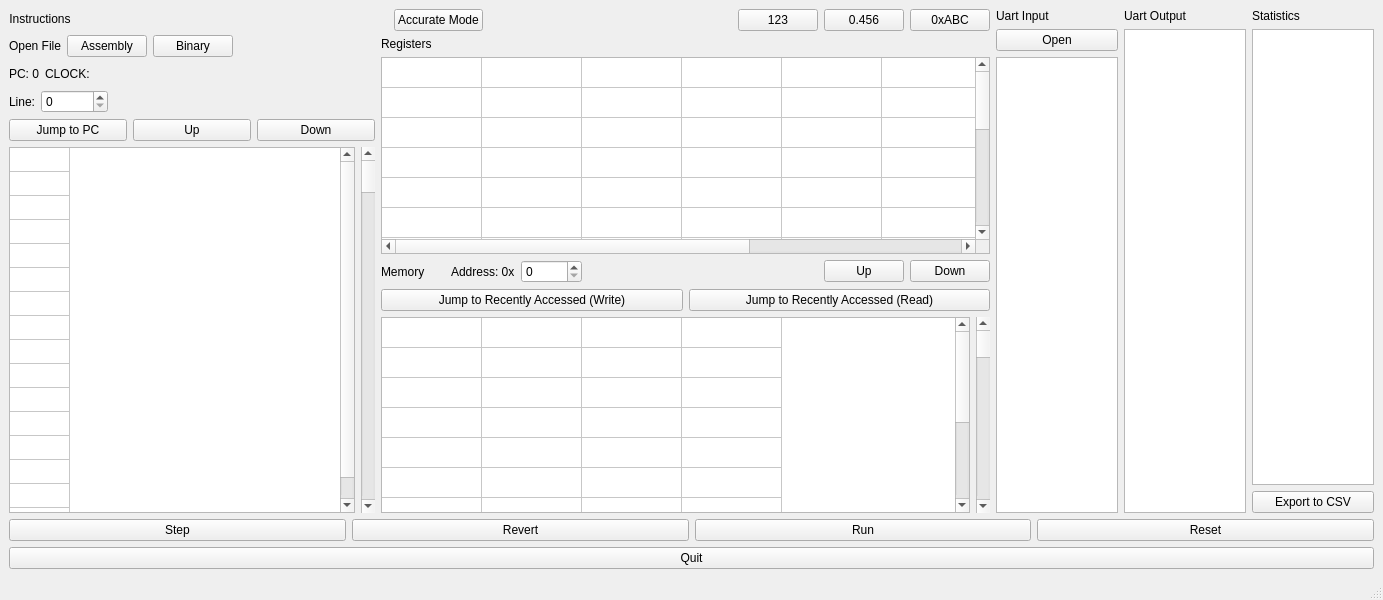
<?xml version="1.0" encoding="UTF-8"?>
<ui version="4.0">
 <class>MainWindow</class>
 <widget class="QMainWindow" name="MainWindow">
  <property name="geometry">
   <rect>
    <x>0</x>
    <y>0</y>
    <width>1383</width>
    <height>600</height>
   </rect>
  </property>
  <property name="sizePolicy">
   <sizepolicy hsizetype="Expanding" vsizetype="Expanding">
    <horstretch>0</horstretch>
    <verstretch>0</verstretch>
   </sizepolicy>
  </property>
  <property name="windowTitle">
   <string>☆彡OreOre-V Simulator☆彡</string>
  </property>
  <widget class="QWidget" name="centralwidget">
   <layout class="QVBoxLayout" name="verticalLayout_6">
    <item>
     <layout class="QHBoxLayout" name="horizontalLayout_3" stretch="3,5,1,1,1">
      <item>
       <layout class="QVBoxLayout" name="verticalLayout_2">
        <item>
         <layout class="QHBoxLayout" name="horizontalLayout_11">
          <item>
           <widget class="QLabel" name="label_3">
            <property name="text">
             <string>Instructions</string>
            </property>
            <property name="alignment">
             <set>Qt::AlignCenter</set>
            </property>
           </widget>
          </item>
          <item>
           <spacer name="horizontalSpacer_8">
            <property name="orientation">
             <enum>Qt::Horizontal</enum>
            </property>
            <property name="sizeHint" stdset="0">
             <size>
              <width>40</width>
              <height>20</height>
             </size>
            </property>
           </spacer>
          </item>
         </layout>
        </item>
        <item>
         <layout class="QHBoxLayout" name="horizontalLayout_5">
          <item>
           <widget class="QLabel" name="label_4">
            <property name="text">
             <string>Open File</string>
            </property>
           </widget>
          </item>
          <item>
           <widget class="QPushButton" name="pushButton_9">
            <property name="text">
             <string>Assembly</string>
            </property>
           </widget>
          </item>
          <item>
           <widget class="QPushButton" name="BinaryButton">
            <property name="text">
             <string>Binary</string>
            </property>
           </widget>
          </item>
          <item>
           <spacer name="horizontalSpacer_7">
            <property name="orientation">
             <enum>Qt::Horizontal</enum>
            </property>
            <property name="sizeHint" stdset="0">
             <size>
              <width>40</width>
              <height>20</height>
             </size>
            </property>
           </spacer>
          </item>
         </layout>
        </item>
        <item>
         <layout class="QHBoxLayout" name="horizontalLayout_9">
          <item>
           <widget class="QLabel" name="pc">
            <property name="text">
             <string>PC: 0</string>
            </property>
           </widget>
          </item>
          <item>
           <widget class="QLabel" name="clk">
            <property name="text">
             <string>CLOCK:</string>
            </property>
           </widget>
          </item>
          <item>
           <spacer name="horizontalSpacer_3">
            <property name="orientation">
             <enum>Qt::Horizontal</enum>
            </property>
            <property name="sizeHint" stdset="0">
             <size>
              <width>13</width>
              <height>21</height>
             </size>
            </property>
           </spacer>
          </item>
         </layout>
        </item>
        <item>
         <layout class="QHBoxLayout" name="horizontalLayout">
          <item>
           <widget class="QLabel" name="label_5">
            <property name="text">
             <string>Line:</string>
            </property>
           </widget>
          </item>
          <item>
           <widget class="QSpinBox" name="InstLinespinBox">
            <property name="maximum">
             <number>1000000000</number>
            </property>
           </widget>
          </item>
          <item>
           <spacer name="horizontalSpacer_2">
            <property name="orientation">
             <enum>Qt::Horizontal</enum>
            </property>
            <property name="sizeHint" stdset="0">
             <size>
              <width>40</width>
              <height>20</height>
             </size>
            </property>
           </spacer>
          </item>
         </layout>
        </item>
        <item>
         <layout class="QHBoxLayout" name="horizontalLayout_10">
          <item>
           <widget class="QPushButton" name="jumpToPCButton">
            <property name="text">
             <string>Jump to PC</string>
            </property>
           </widget>
          </item>
          <item>
           <widget class="QPushButton" name="instUpButton">
            <property name="text">
             <string>Up</string>
            </property>
           </widget>
          </item>
          <item>
           <widget class="QPushButton" name="instDownButton">
            <property name="text">
             <string>Down</string>
            </property>
           </widget>
          </item>
         </layout>
        </item>
        <item>
         <layout class="QHBoxLayout" name="horizontalLayout_7">
          <item>
           <widget class="QTableWidget" name="Instructions">
            <property name="rowCount">
             <number>16</number>
            </property>
            <property name="columnCount">
             <number>1</number>
            </property>
            <attribute name="horizontalHeaderVisible">
             <bool>false</bool>
            </attribute>
            <attribute name="horizontalHeaderCascadingSectionResizes">
             <bool>false</bool>
            </attribute>
            <attribute name="horizontalHeaderMinimumSectionSize">
             <number>0</number>
            </attribute>
            <attribute name="horizontalHeaderDefaultSectionSize">
             <number>60</number>
            </attribute>
            <attribute name="horizontalHeaderHighlightSections">
             <bool>false</bool>
            </attribute>
            <attribute name="verticalHeaderVisible">
             <bool>false</bool>
            </attribute>
            <attribute name="verticalHeaderMinimumSectionSize">
             <number>0</number>
            </attribute>
            <attribute name="verticalHeaderDefaultSectionSize">
             <number>24</number>
            </attribute>
            <row/>
            <row/>
            <row/>
            <row/>
            <row/>
            <row/>
            <row/>
            <row/>
            <row/>
            <row/>
            <row/>
            <row/>
            <row/>
            <row/>
            <row/>
            <row/>
            <column/>
           </widget>
          </item>
          <item>
           <widget class="QScrollBar" name="verticalScrollBar">
            <property name="orientation">
             <enum>Qt::Vertical</enum>
            </property>
           </widget>
          </item>
         </layout>
        </item>
       </layout>
      </item>
      <item>
       <layout class="QVBoxLayout" name="verticalLayout_4">
        <item>
         <layout class="QHBoxLayout" name="horizontalLayout_4">
          <item>
           <widget class="QLabel" name="label_7">
            <property name="text">
             <string/>
            </property>
           </widget>
          </item>
          <item>
           <widget class="QPushButton" name="SimulatorModeButton">
            <property name="text">
             <string>Accurate Mode</string>
            </property>
           </widget>
          </item>
          <item>
           <spacer name="horizontalSpacer_4">
            <property name="orientation">
             <enum>Qt::Horizontal</enum>
            </property>
            <property name="sizeHint" stdset="0">
             <size>
              <width>40</width>
              <height>20</height>
             </size>
            </property>
           </spacer>
          </item>
          <item>
           <widget class="QPushButton" name="pushButton_7">
            <property name="text">
             <string>123</string>
            </property>
           </widget>
          </item>
          <item>
           <widget class="QPushButton" name="floatButton">
            <property name="text">
             <string>0.456</string>
            </property>
           </widget>
          </item>
          <item>
           <widget class="QPushButton" name="pushButton_8">
            <property name="text">
             <string>0xABC</string>
            </property>
           </widget>
          </item>
         </layout>
        </item>
        <item>
         <widget class="QLabel" name="label_2">
          <property name="text">
           <string>Registers</string>
          </property>
         </widget>
        </item>
        <item>
         <widget class="QTableWidget" name="RegTable">
          <property name="sizePolicy">
           <sizepolicy hsizetype="Expanding" vsizetype="Expanding">
            <horstretch>0</horstretch>
            <verstretch>0</verstretch>
           </sizepolicy>
          </property>
          <property name="rowCount">
           <number>16</number>
          </property>
          <property name="columnCount">
           <number>8</number>
          </property>
          <attribute name="horizontalHeaderVisible">
           <bool>false</bool>
          </attribute>
          <attribute name="horizontalHeaderMinimumSectionSize">
           <number>0</number>
          </attribute>
          <attribute name="horizontalHeaderHighlightSections">
           <bool>false</bool>
          </attribute>
          <attribute name="verticalHeaderVisible">
           <bool>false</bool>
          </attribute>
          <attribute name="verticalHeaderMinimumSectionSize">
           <number>0</number>
          </attribute>
          <attribute name="verticalHeaderHighlightSections">
           <bool>false</bool>
          </attribute>
          <row/>
          <row/>
          <row/>
          <row/>
          <row/>
          <row/>
          <row/>
          <row/>
          <row/>
          <row/>
          <row/>
          <row/>
          <row/>
          <row/>
          <row/>
          <row/>
          <column/>
          <column/>
          <column/>
          <column/>
          <column/>
          <column/>
          <column/>
          <column/>
         </widget>
        </item>
        <item>
         <layout class="QHBoxLayout" name="horizontalLayout_2">
          <item>
           <widget class="QLabel" name="label_6">
            <property name="text">
             <string>Memory      </string>
            </property>
           </widget>
          </item>
          <item>
           <widget class="QLabel" name="label">
            <property name="text">
             <string>Address: 0x</string>
            </property>
           </widget>
          </item>
          <item>
           <widget class="QSpinBox" name="address">
            <property name="maximum">
             <number>1000000000</number>
            </property>
            <property name="displayIntegerBase">
             <number>16</number>
            </property>
           </widget>
          </item>
          <item>
           <spacer name="horizontalSpacer_6">
            <property name="orientation">
             <enum>Qt::Horizontal</enum>
            </property>
            <property name="sizeHint" stdset="0">
             <size>
              <width>40</width>
              <height>20</height>
             </size>
            </property>
           </spacer>
          </item>
          <item>
           <widget class="QPushButton" name="memUpButton">
            <property name="text">
             <string>Up</string>
            </property>
           </widget>
          </item>
          <item>
           <widget class="QPushButton" name="memDownButton">
            <property name="text">
             <string>Down</string>
            </property>
           </widget>
          </item>
         </layout>
        </item>
        <item>
         <layout class="QHBoxLayout" name="horizontalLayout_12">
          <item>
           <widget class="QPushButton" name="latestWriteButton">
            <property name="text">
             <string>Jump to Recently Accessed (Write)</string>
            </property>
           </widget>
          </item>
          <item>
           <widget class="QPushButton" name="latestReadButton">
            <property name="text">
             <string>Jump to Recently Accessed (Read)</string>
            </property>
           </widget>
          </item>
         </layout>
        </item>
        <item>
         <layout class="QHBoxLayout" name="horizontalLayout_8">
          <item>
           <widget class="QTableWidget" name="MemTable">
            <property name="rowCount">
             <number>11</number>
            </property>
            <property name="columnCount">
             <number>4</number>
            </property>
            <attribute name="horizontalHeaderVisible">
             <bool>false</bool>
            </attribute>
            <attribute name="horizontalHeaderCascadingSectionResizes">
             <bool>true</bool>
            </attribute>
            <attribute name="horizontalHeaderMinimumSectionSize">
             <number>0</number>
            </attribute>
            <attribute name="horizontalHeaderHighlightSections">
             <bool>true</bool>
            </attribute>
            <attribute name="verticalHeaderVisible">
             <bool>false</bool>
            </attribute>
            <attribute name="verticalHeaderCascadingSectionResizes">
             <bool>true</bool>
            </attribute>
            <attribute name="verticalHeaderMinimumSectionSize">
             <number>0</number>
            </attribute>
            <attribute name="verticalHeaderHighlightSections">
             <bool>true</bool>
            </attribute>
            <row>
             <property name="text">
              <string>新しい行</string>
             </property>
            </row>
            <row>
             <property name="text">
              <string>新しい行</string>
             </property>
            </row>
            <row>
             <property name="text">
              <string>新しい行</string>
             </property>
            </row>
            <row>
             <property name="text">
              <string>新しい行</string>
             </property>
            </row>
            <row>
             <property name="text">
              <string>新しい行</string>
             </property>
            </row>
            <row>
             <property name="text">
              <string>新しい行</string>
             </property>
            </row>
            <row>
             <property name="text">
              <string>新しい行</string>
             </property>
            </row>
            <row/>
            <row/>
            <row/>
            <row/>
            <column>
             <property name="text">
              <string>+0</string>
             </property>
            </column>
            <column>
             <property name="text">
              <string>+1</string>
             </property>
            </column>
            <column>
             <property name="text">
              <string>+2</string>
             </property>
            </column>
            <column>
             <property name="text">
              <string>+3</string>
             </property>
            </column>
           </widget>
          </item>
          <item>
           <widget class="QScrollBar" name="MemScrollBar">
            <property name="pageStep">
             <number>1</number>
            </property>
            <property name="orientation">
             <enum>Qt::Vertical</enum>
            </property>
           </widget>
          </item>
         </layout>
        </item>
       </layout>
      </item>
      <item>
       <layout class="QVBoxLayout" name="verticalLayout">
        <item>
         <widget class="QLabel" name="uartInputLabel">
          <property name="text">
           <string>Uart Input</string>
          </property>
         </widget>
        </item>
        <item>
         <widget class="QPushButton" name="uartInputButton">
          <property name="text">
           <string>Open</string>
          </property>
         </widget>
        </item>
        <item>
         <widget class="QTextBrowser" name="uartInputTextBrowser"/>
        </item>
       </layout>
      </item>
      <item>
       <layout class="QVBoxLayout" name="verticalLayout_3">
        <item>
         <widget class="QLabel" name="uartOutputLabel">
          <property name="text">
           <string>Uart Output</string>
          </property>
         </widget>
        </item>
        <item>
         <widget class="QTextBrowser" name="uartOutputTextBrowser"/>
        </item>
       </layout>
      </item>
      <item>
       <layout class="QVBoxLayout" name="verticalLayout_5">
        <item>
         <widget class="QLabel" name="StatsLabel">
          <property name="text">
           <string>Statistics</string>
          </property>
         </widget>
        </item>
        <item>
         <widget class="QTextBrowser" name="statsTextBrowser"/>
        </item>
        <item>
         <widget class="QPushButton" name="exportCSVButton">
          <property name="text">
           <string>Export to CSV</string>
          </property>
         </widget>
        </item>
       </layout>
      </item>
     </layout>
    </item>
    <item>
     <layout class="QHBoxLayout" name="horizontalLayout_6">
      <item>
       <widget class="QPushButton" name="pushButton_2">
        <property name="text">
         <string>Step</string>
        </property>
       </widget>
      </item>
      <item>
       <widget class="QPushButton" name="revertButton">
        <property name="text">
         <string>Revert</string>
        </property>
       </widget>
      </item>
      <item>
       <widget class="QPushButton" name="pushButton">
        <property name="text">
         <string>Run</string>
        </property>
       </widget>
      </item>
      <item>
       <widget class="QPushButton" name="pushButton_3">
        <property name="text">
         <string>Reset</string>
        </property>
       </widget>
      </item>
     </layout>
    </item>
    <item>
     <widget class="QPushButton" name="pushButton_4">
      <property name="text">
       <string>Quit</string>
      </property>
     </widget>
    </item>
   </layout>
  </widget>
  <widget class="QStatusBar" name="statusbar"/>
 </widget>
 <resources/>
 <connections>
  <connection>
   <sender>pushButton_4</sender>
   <signal>released()</signal>
   <receiver>MainWindow</receiver>
   <slot>close()</slot>
   <hints>
    <hint type="sourcelabel">
     <x>540</x>
     <y>553</y>
    </hint>
    <hint type="destinationlabel">
     <x>7</x>
     <y>33</y>
    </hint>
   </hints>
  </connection>
 </connections>
</ui>
